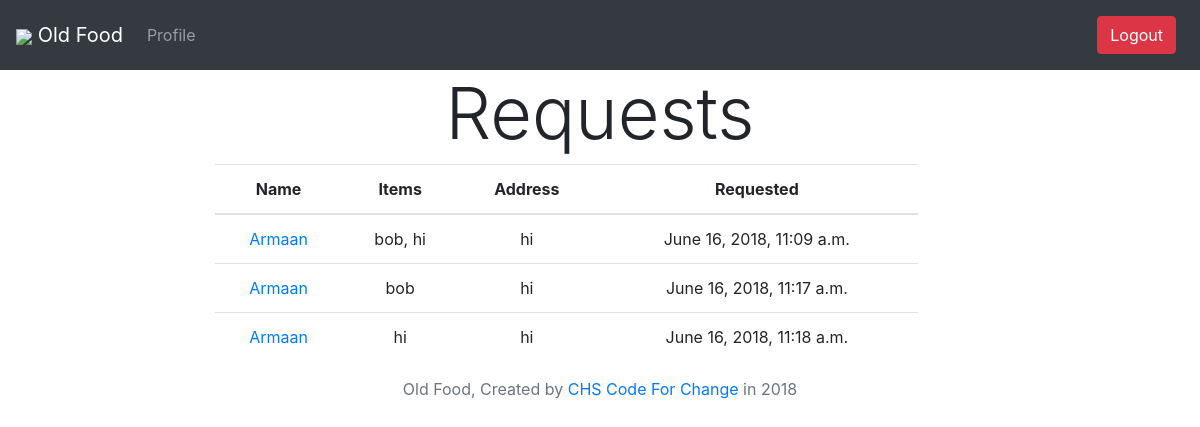
The page /volunteers/requests/ (signed in) on the database as committed earlier.
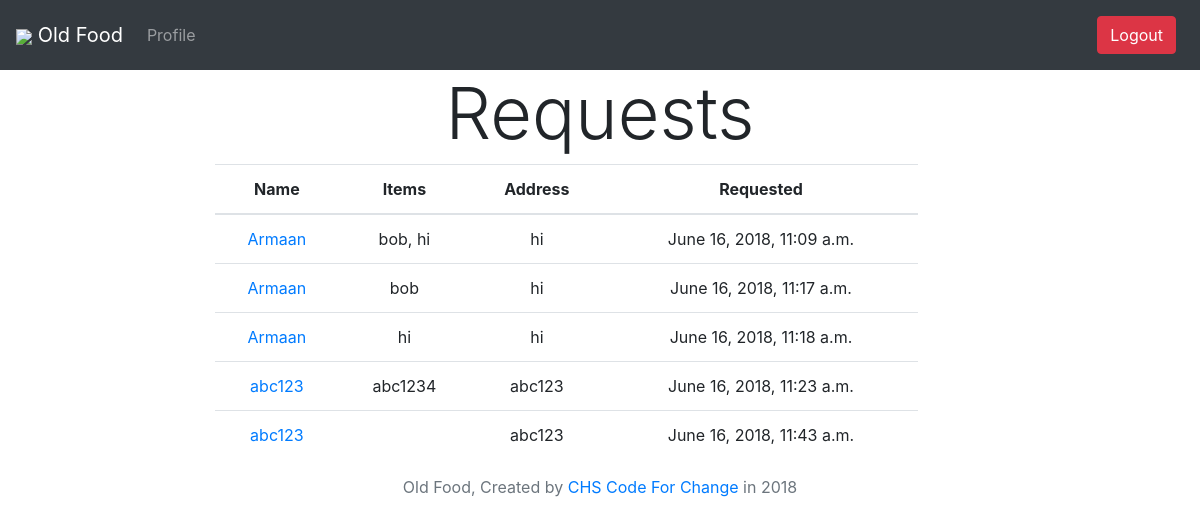
The same page on the database as committed later.
### clients/models.py (models this page shows, shortened)
class PickupRequest(models.Model):
    user = models.ForeignKey(
        User,
        on_delete=models.CASCADE,
    )
    driver = models.ForeignKey(
        Volunteer,
        on_delete=models.CASCADE,
        null=True,
    )
    items = models.ManyToManyField(IndividualFoodItem, related_name="requestfooditems")
    date_created = models.DateTimeField()

class Client(models.Model):
    name = models.CharField(max_length=128)
    address = models.CharField(max_length=256)
    profile = models.OneToOneField(Profile, on_delete=models.CASCADE, default=None)
    cart = models.ManyToManyField(IndividualFoodItem, related_name="cart")
    objects = models.Manager()

### businesses/models.py (models this page shows, shortened)
class IndividualFoodItem(models.Model):
    item_class = models.ForeignKey(
        FoodItemClass,
        on_delete=models.CASCADE,
    )
    STATUS_CHOICES = (('1', 'Available',), ('2', 'Requested',), ('3', 'PickedUp'), ('4', 'Delivered'))
    status = models.CharField(max_length=50, choices=STATUS_CHOICES)

class FoodItemClass(models.Model):
    name = models.CharField(max_length=128)
    description = models.CharField(max_length=512)
    business = models.ForeignKey(
        Business,
        on_delete=models.CASCADE,
    )

### accounts/models.py (models this page shows, shortened)
class Profile(models.Model):
    user = models.OneToOneField(User, on_delete=models.CASCADE)
    objects = models.Manager()
    timezone = models.CharField(max_length=50, default='EST')
    team = models.ForeignKey(
        'self',
        models.CASCADE,
        null=True
    )
    bio = models.CharField(max_length=1000, default = "")
    CHOICES = (('1', 'Senior Citizen',), ('2', 'Volunteer Driver',), ('3', 'Restaraunt'))
    member_type = models.CharField(max_length=50, choices=CHOICES)
    permission = {}  # the key is the permission itself which can be a url or just a word for the permission the value is a list of orgainizations it can do this action for

### volunteers/views.py (the view)
def requests(request):
    if request.user.is_authenticated():
        pickuprequests = PickupRequest.objects.all()
        return render(request, 'volunteers/requests.html', {'requests': pickuprequests})
    else:
        return redirect('/login')

### resources/templates/volunteers/requests.html
{% extends "header.html" %}
{% block content %}
<h1 class="display-3">Requests </h1>
<div class="row">
  <div class="col-md-11">
    <div class="table-responsive">
      <table class="table table-hover">
        <tr>
          <th>Name</th>
          <th>Items</th>
          <th>Address</th>
          <th>Requested</th>
        </tr>
        <tbody>
          {% for request in requests %}
            <tr>
              <td><a href="/volunteers/request/{{request.id}}">{{request.user.first_name}}</a></td>
              <td>
                {% for item in request.items.all %}
                  {{item.item_class.name}}{% if not forloop.last %}, {% endif %}
                {% endfor %}
              </td>
              <td>{{request.user.profile.client.address}}</td>
              <td>{{request.date_created}}</td>
            </tr>
          {% endfor %}
        </tbody>
      </table>
    </div>
  </div>
</div>
{% endblock %}

Rows that differ between the two databases and show on the page:
added PickupRequest: user.first_name "abc123", user.profile.client.address "abc123", date_created "June 16, 2018, 11:23 a.m."
added IndividualFoodItem: item_class.name "abc1234", shown under "abc123"
added PickupRequest: user.first_name "abc123", user.profile.client.address "abc123", date_created "June 16, 2018, 11:43 a.m."
